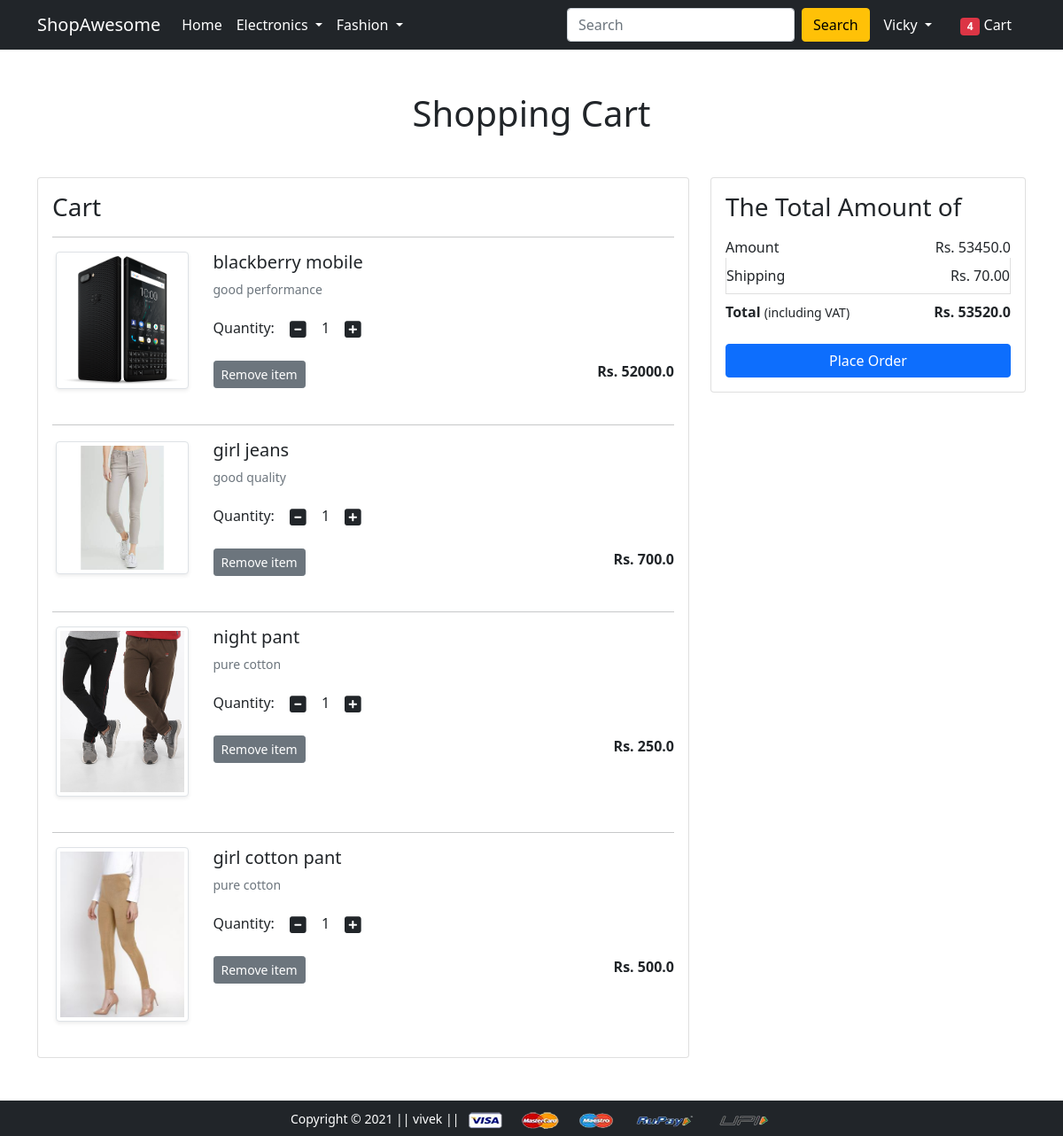
The page /cart/ (signed in) on the database its author committed.
### app/models.py (models this page shows, shortened)
class Cart(models.Model):
    user = models.ForeignKey(User, on_delete=models.CASCADE)
    product = models.ForeignKey(Product, on_delete=models.CASCADE)
    quantity = models.PositiveIntegerField(default=1)

class Product(models.Model):
    title = models.CharField(max_length=100)
    selling_price = models.FloatField()
    discounted_price = models.FloatField()
    description = models.TextField()
    brand = models.CharField(max_length=200)
    category = models.CharField(choices=CATEGORY_CHOICE,max_length=2)
    product_image = models.ImageField(upload_to='productimg')

### app/views.py (the view)
# urls.py: path('cart/', views.show_cart, name='showcart'),
@login_required
def show_cart(request):
 totalitem=0
 if request.user.is_authenticated:
  user= request.user
  cart= Cart.objects.filter(user=user)
  amount= 0.0
  shipping_amount=70.0
  cart_product=[p for p in Cart.objects.all() if p.user==user]
  if cart_product:
   for p in cart_product:
    temp_amount=(p.quantity * p.product.discounted_price)
    amount += temp_amount
    tot_amount= amount + shipping_amount
    if request.user.is_authenticated:
     totalitem = len(Cart.objects.filter(user=request.user))
   return render(request, 'app/addtocart.html', {'carts':cart, 'tot_amount':tot_amount, 'amount':amount, 'totalitem':totalitem})
  else:
    return render(request, 'app/emptycart.html')

### app/templates/app/addtocart.html (shortened to what this page needs)
{% extends 'app/base.html' %}
{% load static %}
{% block main-content %}
<div class="container my-5">
 <div class="row">
  <h1 class="text-center mb-5">Shopping Cart</h1>
  <div class="col-sm-8">
  <div class="card">
   <div class="card-body">
    <h3>Cart</h3>
    {% for cart in carts %}
    <hr>
    <div class="row">
     <div class="col-sm-3 text-center align-self-center"><img src="{{cart.product.product_image.url}}" alt="" srcset="" class="img-fluid img-thumbnail shadow-sm" height="150" width="150"> </div>
     <div class="col-sm-9">
      <div>
       <h5>{{cart.product.title}}</h5>
       <p class="mb-2 text-muted small">{{cart.product.description}}</p>
       <div class="my-3">
        <label for="quantity">Quantity: </label>
        <a class="minus-cart btn" pid="{{cart.product.id}}"><i class="fas fa-minus-square fa-lg"></i></a>
          <span id="quantity">{{cart.quantity}}</span>
        <a class="plus-cart btn" pid="{{cart.product.id}}"><i class="fas fa-plus-square fa-lg"></i></a>
       </div>
       <div class="d-flex justify-content-between">
        <a href="#" class="btn btn-sm btn-secondary mr-3 remove-cart" pid="{{cart.product.id}}">Remove item </a>
        <p class="mb-0"><span><strong>Rs. {{cart.product.discounted_price}}</strong></span></p>
       </div>
      </div>
     </div>
    </div>
    <br>
    {% endfor %}
   </div>
   </div>
  </div>
  <div class="col-sm-4">
   <div class="card">
    <div class="card-body">
      <h3>The Total Amount of</h3>
      <ul class="list-group">
       <li class="list-group-item d-flex justify-content-between align-items-center border-0 px-0 pb-0">Amount<span><span id="amount">Rs. {{amount}}</span></span></li>
       <li class="list-group-item d-flex justify-content-between align-items-center px-0">Shipping<span>Rs. 70.00</span></li>
       <li class="list-group-item d-flex justify-content-between align-items-center border-0 px-0 mb-3">
        <div>
           <strong>Total</strong> <small>(including VAT)</small>
         </div>
         <span><strong>Rs. <strong id="totamount">{{tot_amount}}</strong></strong></span>
       </li>
      </ul>
      <div class="d-grid"><a href="{% url 'checkout' %}" class="btn btn-primary">Place Order</a></div>
    </div>
   </div>
  </div>
 </div>
</div>
{% endblock main-content %}

### app/templates/app/base.html (shortened to what this page needs)
<!doctype html>
{% load static %}
<html lang="en">
  <head>
    <link href="https://cdn.jsdelivr.net/npm/bootstrap@5.0.0-beta1/dist/css/bootstrap.min.css" rel="stylesheet">
    <link rel="stylesheet" href="{% static 'app/css/owl.carousel.min.css' %}">
    <link rel="stylesheet" href="{% static 'app/css/all.min.css' %}">
    <link rel="stylesheet" href="{% static 'app/css/style.css' %}">
  </head>
  <body>
    <nav class="navbar navbar-expand-lg navbar-dark bg-dark">
     <div class="container">
       <a class="navbar-brand" href="/">ShopAwesome</a>
       <div class="collapse navbar-collapse" id="navbarSupportedContent">
         <ul class="navbar-nav me-auto mb-2 mb-lg-0">
           <li class="nav-item">
             <a class="nav-link active" aria-current="page" href="/">Home</a>
           </li>
           <li class="nav-item dropdown">
             <a class="nav-link dropdown-toggle text-white" href="#" id="electronicsDropdown" role="button" data-bs-toggle="dropdown" aria-expanded="false">
               Electronics
             </a>
           </li>
           <li class="nav-item dropdown">
             <a class="nav-link dropdown-toggle text-white" href="#" id="fashionDropdown" role="button" data-bs-toggle="dropdown" aria-expanded="false">
               Fashion
             </a>
           </li>
         </ul>
         <form class="d-flex">
           <input class="form-control me-2" type="search" placeholder="Search" aria-label="Search">
           <button class="btn btn-warning" type="submit">Search</button>
         </form>
         <div>
          <ul class="navbar-nav me-auto mb-2 mb-lg-0">
              {% if request.user.is_authenticated %}
           <li class="nav-item dropdown mx-2">
              <a class="nav-link dropdown-toggle text-white" href="#" id="profileDropdown" role="button" data-bs-toggle="dropdown" aria-expanded="false">
                {{request.user.username|capfirst}}
              </a>
            </li>
            <li class="nav-item mx-2">
             <a href="{% url 'showcart' %}" class="nav-link text-white"><span class="badge bg-danger">{{totalitem}}</span> Cart </a>
            </li>
              {% endif %}
          </ul>
         </div>
       </div>
     </div>
    </nav>
    {% block main-content %} {% endblock main-content %}
    <footer class="container-fluid bg-dark text-center p-2 mt-5">
        <small class="text-white">Copyright &copy; 2021 || vivek || </small>
        <img src="{% static 'app/images/payment.png' %}" alt="" srcset="" class="img-fluid" height="2px">
    </footer>
  </body>
</html>

### rows shown on the page
Cart: product.product_image (picture), product "blackberry mobile", product.description "good performance", quantity "1", product.discounted_price "52000.0"
Cart: product.product_image (picture), product "girl jeans", product.description "good quality", quantity "1", product.discounted_price "700.0"
Cart: product.product_image (picture), product "night pant", product.description "pure cotton", quantity "1", product.discounted_price "250.0"
Cart: product.product_image (picture), product "girl cotton pant", product.description "pure cotton", quantity "1", product.discounted_price "500.0"

### other values the page prints
{{ request.user.username|capfirst }} "Vicky"
{{ totalitem }} "4"
{{ amount }} "53450.0"
{{ tot_amount }} "53520.0"
